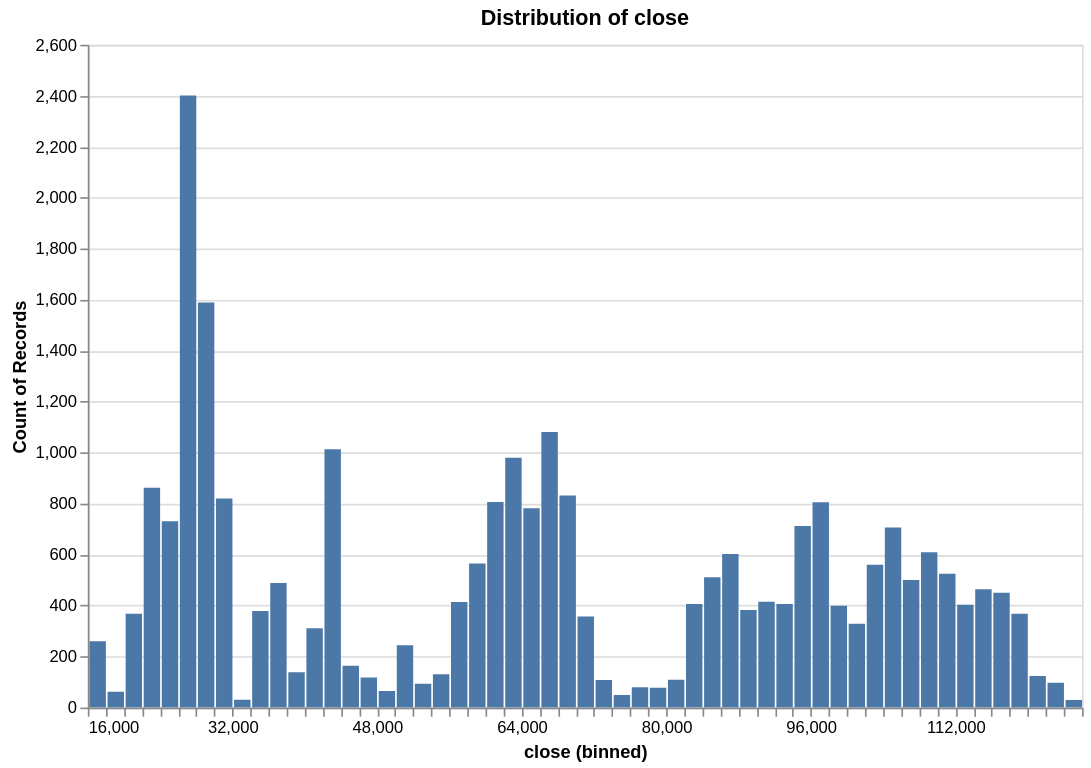

Write notebook code for a chart like this one.
### Code cell
research.plot_distribution(ts, 'close', no_bins = 100)

### Figure 1 — Vega specification as saved in the notebook (floating-point values rounded to 4 significant figures)
{"$schema": "https://vega.github.io/schema/vega/v6.json", "data": [{"name": "param_f268f798f41c853e_store"}, {"name": "source_0", "values": [{"__count": 260, "bin_maxbins_100_close": 16000.0, "bin_maxbins_100_close_end": 18000.0}, {"__count": 62, "bin_maxbins_100_close": 18000.0, "bin_maxbins_100_close_end": 20000.0}, {"__count": 368, "bin_maxbins_100_close": 20000.0, "bin_maxbins_100_close_end": 22000.0}, {"__count": 862, "bin_maxbins_100_close": 22000.0, "bin_maxbins_100_close_end": 24000.0}, {"__count": 731, "bin_maxbins_100_close": 24000.0, "bin_maxbins_100_close_end": 26000.0}, {"__count": 2401, "bin_maxbins_100_close": 26000.0, "bin_maxbins_100_close_end": 28000.0}, {"__count": 1589, "bin_maxbins_100_close": 28000.0, "bin_maxbins_100_close_end": 30000.0}, {"__count": 820, "bin_maxbins_100_close": 30000.0, "bin_maxbins_100_close_end": 32000.0}, {"__count": 31, "bin_maxbins_100_close": 32000.0, "bin_maxbins_100_close_end": 34000.0}, {"__count": 379, "bin_maxbins_100_close": 34000.0, "bin_maxbins_100_close_end": 36000.0}, {"__count": 489, "bin_maxbins_100_close": 36000.0, "bin_maxbins_100_close_end": 38000.0}, {"__count": 138, "bin_maxbins_100_close": 38000.0, "bin_maxbins_100_close_end": 40000.0}, {"__count": 311, "bin_maxbins_100_close": 40000.0, "bin_maxbins_100_close_end": 42000.0}, {"__count": 1013, "bin_maxbins_100_close": 42000.0, "bin_maxbins_100_close_end": 44000.0}, {"__count": 164, "bin_maxbins_100_close": 44000.0, "bin_maxbins_100_close_end": 46000.0}, {"__count": 118, "bin_maxbins_100_close": 46000.0, "bin_maxbins_100_close_end": 48000.0}, {"__count": 65, "bin_maxbins_100_close": 48000.0, "bin_maxbins_100_close_end": 50000.0}, {"__count": 244, "bin_maxbins_100_close": 50000.0, "bin_maxbins_100_close_end": 52000.0}, {"__count": 93, "bin_maxbins_100_close": 52000.0, "bin_maxbins_100_close_end": 54000.0}, {"__count": 131, "bin_maxbins_100_close": 54000.0, "bin_maxbins_100_close_end": 56000.0}, {"__count": 414, "bin_maxbins_100_close": 56000.0, "bin_maxbins_100_close_end": 58000.0}, {"__count": 565, "bin_maxbins_100_close": 58000.0, "bin_maxbins_100_close_end": 60000.0}, {"__count": 806, "bin_maxbins_100_close": 60000.0, "bin_maxbins_100_close_end": 62000.0}, {"__count": 980, "bin_maxbins_100_close": 62000.0, "bin_maxbins_100_close_end": 64000.0}, {"__count": 782, "bin_maxbins_100_close": 64000.0, "bin_maxbins_100_close_end": 66000.0}, {"__count": 1081, "bin_maxbins_100_close": 66000.0, "bin_maxbins_100_close_end": 68000.0}, {"__count": 832, "bin_maxbins_100_close": 68000.0, "bin_maxbins_100_close_end": 70000.0}, {"__count": 357, "bin_maxbins_100_close": 70000.0, "bin_maxbins_100_close_end": 72000.0}, {"__count": 108, "bin_maxbins_100_close": 72000.0, "bin_maxbins_100_close_end": 74000.0}, {"__count": 49, "bin_maxbins_100_close": 74000.0, "bin_maxbins_100_close_end": 76000.0}, {"__count": 80, "bin_maxbins_100_close": 76000.0, "bin_maxbins_100_close_end": 78000.0}, {"__count": 78, "bin_maxbins_100_close": 78000.0, "bin_maxbins_100_close_end": 80000.0}, {"__count": 109, "bin_maxbins_100_close": 80000.0, "bin_maxbins_100_close_end": 82000.0}, {"__count": 406, "bin_maxbins_100_close": 82000.0, "bin_maxbins_100_close_end": 84000.0}, {"__count": 511, "bin_maxbins_100_close": 84000.0, "bin_maxbins_100_close_end": 86000.0}, {"__count": 602, "bin_maxbins_100_close": 86000.0, "bin_maxbins_100_close_end": 88000.0}, {"__count": 383, "bin_maxbins_100_close": 88000.0, "bin_maxbins_100_close_end": 90000.0}, {"__count": 415, "bin_maxbins_100_close": 90000.0, "bin_maxbins_100_close_end": 92000.0}, {"__count": 406, "bin_maxbins_100_close": 92000.0, "bin_maxbins_100_close_end": 94000.0}, {"__count": 712, "bin_maxbins_100_close": 94000.0, "bin_maxbins_100_close_end": 96000.0}, {"__count": 805, "bin_maxbins_100_close": 96000.0, "bin_maxbins_100_close_end": 98000.0}, {"__count": 399, "bin_maxbins_100_close": 98000.0, "bin_maxbins_100_close_end": 100000.0}, {"__count": 329, "bin_maxbins_100_close": 100000.0, "bin_maxbins_100_close_end": 102000.0}, {"__count": 560, "bin_maxbins_100_close": 102000.0, "bin_maxbins_100_close_end": 104000.0}, {"__count": 706, "bin_maxbins_100_close": 104000.0, "bin_maxbins_100_close_end": 106000.0}, {"__count": 500, "bin_maxbins_100_close": 106000.0, "bin_maxbins_100_close_end": 108000.0}, {"__count": 609, "bin_maxbins_100_close": 108000.0, "bin_maxbins_100_close_end": 110000.0}, {"__count": 525, "bin_maxbins_100_close": 110000.0, "bin_maxbins_100_close_end": 112000.0}, {"__count": 403, "bin_maxbins_100_close": 112000.0, "bin_maxbins_100_close_end": 114000.0}, {"__count": 450, "bin_maxbins_100_close": 116000.0, "bin_maxbins_100_close_end": 118000.0}, {"__count": 464, "bin_maxbins_100_close": 114000.0, "bin_maxbins_100_close_end": 116000.0}, {"__count": 368, "bin_maxbins_100_close": 118000.0, "bin_maxbins_100_close_end": 120000.0}, {"__count": 124, "bin_maxbins_100_close": 120000.0, "bin_maxbins_100_close_end": 122000.0}, {"__count": 97, "bin_maxbins_100_close": 122000.0, "bin_maxbins_100_close_end": 124000.0}, {"__count": 30, "bin_maxbins_100_close": 124000.0, "bin_maxbins_100_close_end": 126000.0}]}, {"name": "source_0_y_domain___count", "values": [{"min": 30, "max": 2401}]}], "signals": [{"name": "bin_maxbins_100_close_bins", "value": {"fields": ["close"], "fname": "bin_close", "start": 16000.0, "step": 2000.0, "stop": 126000.0}}, {"name": "unit", "value": {}, "on": [{"events": "pointermove", "update": "isTuple(group()) ? group() : unit"}]}, {"name": "param_f268f798f41c853e", "update": "vlSelectionResolve(\"param_f268f798f41c853e_store\", \"union\")"}, {"name": "param_f268f798f41c853e_close", "on": [{"events": [{"source": "view", "type": "dblclick"}], "update": "null"}, {"events": {"signal": "param_f268f798f41c853e_translate_delta"}, "update": "panLinear(param_f268f798f41c853e_translate_anchor.extent_x, -param_f268f798f41c853e_translate_delta.x / width)"}, {"events": {"signal": "param_f268f798f41c853e_zoom_delta"}, "update": "zoomLinear(domain(\"x\"), param_f268f798f41c853e_zoom_anchor.x, param_f268f798f41c853e_zoom_delta)"}]}, {"name": "param_f268f798f41c853e_tuple", "on": [{"events": [{"signal": "param_f268f798f41c853e_close"}], "update": "param_f268f798f41c853e_close ? {unit: \"\", fields: param_f268f798f41c853e_tuple_fields, values: [param_f268f798f41c853e_close]} : null"}]}, {"name": "param_f268f798f41c853e_tuple_fields", "value": [{"field": "close", "channel": "x", "type": "R"}]}, {"name": "param_f268f798f41c853e_translate_anchor", "value": {}, "on": [{"events": [{"source": "scope", "type": "pointerdown"}], "update": "{x: x(unit), y: y(unit), extent_x: domain(\"x\")}"}]}, {"name": "param_f268f798f41c853e_translate_delta", "value": {}, "on": [{"events": [{"source": "window", "between": [{"source": "scope", "type": "pointerdown"}, {"source": "window", "type": "pointerup"}], "consume": true, "type": "pointermove"}], "update": "{x: param_f268f798f41c853e_translate_anchor.x - x(unit), y: param_f268f798f41c853e_translate_anchor.y - y(unit)}"}]}, {"name": "param_f268f798f41c853e_zoom_anchor", "on": [{"events": [{"source": "scope", "type": "wheel", "consume": true}], "update": "{x: invert(\"x\", x(unit)), y: invert(\"y\", y(unit))}"}]}, {"name": "param_f268f798f41c853e_zoom_delta", "on": [{"events": [{"source": "scope", "consume": true, "type": "wheel"}], "update": "pow(1.001, event.deltaY * pow(16, event.deltaMode))", "force": true}]}, {"name": "param_f268f798f41c853e_modify", "on": [{"events": {"signal": "param_f268f798f41c853e_tuple"}, "update": "modify(\"param_f268f798f41c853e_store\", param_f268f798f41c853e_tuple, true)"}]}], "marks": [{"type": "rect", "name": "marks", "from": {"data": "source_0"}, "encode": {"update": {"x": {"field": "bin_maxbins_100_close_end", "scale": "x", "offset": {"signal": "0.5 + (abs(scale(\"x\", datum[\"bin_maxbins_100_close_end\"]) - scale(\"x\", datum[\"bin_maxbins_100_close\"])) < 0.25 ? 0.5 * (0.25 - (abs(scale(\"x\", datum[\"bin_maxbins_100_close_end\"]) - scale(\"x\", datum[\"bin_maxbins_100_close\"])))) : -0.5)"}}, "y": {"field": "__count", "scale": "y"}, "fill": {"value": "#4c78a8"}, "y2": {"value": 0, "scale": "y"}, "x2": {"field": "bin_maxbins_100_close", "scale": "x", "offset": {"signal": "0.5 + (abs(scale(\"x\", datum[\"bin_maxbins_100_close_end\"]) - scale(\"x\", datum[\"bin_maxbins_100_close\"])) < 0.25 ? -0.5 * (0.25 - (abs(scale(\"x\", datum[\"bin_maxbins_100_close_end\"]) - scale(\"x\", datum[\"bin_maxbins_100_close\"])))) : 0.5)"}}}}, "clip": true, "style": ["bar"], "interactive": true}], "scales": [{"name": "x", "type": "linear", "domain": {"signal": "[bin_maxbins_100_close_bins.start, bin_maxbins_100_close_bins.stop]"}, "range": [0, {"signal": "width"}], "bins": {"signal": "bin_maxbins_100_close_bins"}, "zero": false, "domainRaw": {"signal": "param_f268f798f41c853e[\"close\"]"}}, {"name": "y", "type": "linear", "domain": [{"signal": "(data(\"source_0_y_domain___count\")[0] || {}).min"}, {"signal": "(data(\"source_0_y_domain___count\")[0] || {}).max"}], "range": [{"signal": "height"}, 0], "nice": true, "zero": true}], "axes": [{"scale": "y", "grid": true, "minExtent": 0, "ticks": false, "zindex": 0, "labels": false, "orient": "left", "maxExtent": 0, "aria": false, "tickCount": {"signal": "ceil(height/40)"}, "domain": false, "gridScale": "x"}, {"scale": "x", "grid": false, "tickCount": {"signal": "ceil(width/10)"}, "zindex": 0, "title": "close (binned)", "orient": "bottom", "labelFlush": true, "labelOverlap": true}, {"scale": "y", "orient": "left", "title": "Count of Records", "labelOverlap": true, "grid": false, "tickCount": {"signal": "ceil(height/40)"}, "zindex": 0}], "title": {"text": "Distribution of close", "frame": "group"}, "style": "cell", "padding": 5, "background": "white", "width": 600, "height": 400}
